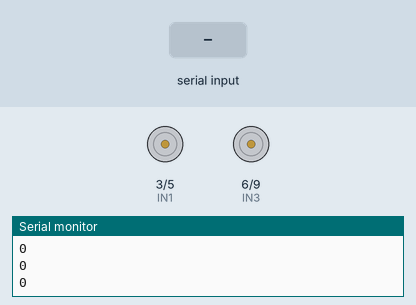
Recording of a sketch running on a simulated Arduino Uno, built with avr-gcc and run on an emulated ATmega328P. Shown: motor-driver pin pairs drawn as motors (green arrow = first pin HIGH = forward, orange = second pin HIGH = backward, longer = more drive), the last lines printed to the serial monitor. The test bench sets the inputs (shaded band).

Above: at 1.2 s.
1.3 s: "forward" received over the second serial link
At 1.48 s:
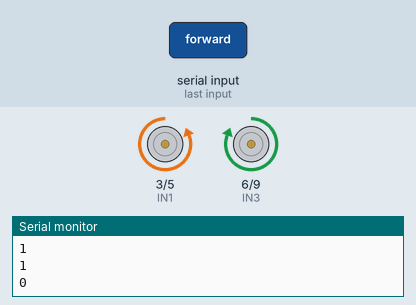
3.0 s: "s" received over the second serial link
At 3.12 s:
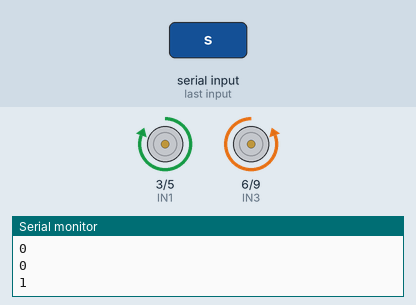
4.6 s: "right" received over the second serial link
At 4.78 s:
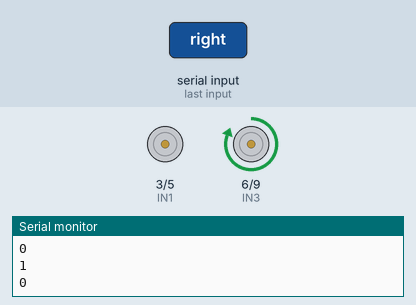
6.3 s: "left" received over the second serial link
At 6.44 s:
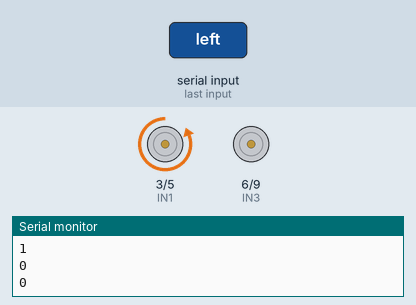
Timing chart, 0 to 9.0 s (numbered marks = the images above; inputs shaded):
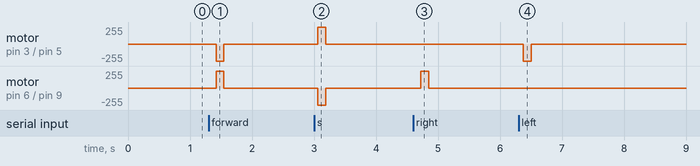

The sketch:

bluetooth_tank_UNO_NANO.ino
```cpp
/** Created by Kaan Göksal
 * 4/4/2016
 * This code is used to control a rc vehicle with
 * L298N + HC06 + Arduino Nano/UNO
 *
 * Kaan Göksal yazmıştır bu kodu.
 * 4 Nisan 2016
 * Bu kod uzaktan kumandalı bir aracı kontrol eder.
 * L298N + HC06 + Arduino Uno ve Nano ile uyumludur!
 * Serial.print ifadeleri debugging için kullanılmaktadır, silebilirsiniz.
 *
 *
 */
#include <SoftwareSerial.h>

int IN1 = 3;
int IN2 = 5;
int IN3 = 6;
int IN4 = 9;

SoftwareSerial mySerial(2, 4); // RX, TX

void setup()
{

  Serial.begin(9600);
  mySerial.begin(9600);

 pinMode(IN1, OUTPUT);  //right motor
 pinMode(IN2, OUTPUT);
 pinMode(IN3, OUTPUT);
 pinMode(IN4, OUTPUT);  //left motor


}

void loop()
{
  String input = "";
  Serial.println("program start");

     digitalWrite(IN1, LOW);
     digitalWrite(IN2, LOW);
     digitalWrite(IN3, LOW);
     digitalWrite(IN4, LOW);


   while (mySerial.available() > 0)
  {
    input += (char)mySerial.read();
    delay(5);
  }

  Serial.println(input);


  if(input.indexOf("forward") > -1 || input.indexOf("w") > -1)
  {
       Serial.println("forward");

      digitalWrite(IN1, LOW);
      digitalWrite(IN2, HIGH);    //left motor back

      digitalWrite(IN3, HIGH);
      digitalWrite(IN4, LOW);     //right motor back


  }
  else if(input.indexOf("backward") > -1 || input.indexOf("s") > -1)
  {
        Serial.println("backward");


        digitalWrite(IN1, HIGH);   //Right Motor Go Forward
        digitalWrite(IN2, LOW);

        digitalWrite(IN3, LOW);
        digitalWrite(IN4, HIGH);
  }

   else if(input.indexOf("right") > -1 || input.indexOf("d") > -1)
  {
  Serial.println("right");


   digitalWrite(IN3, HIGH);
   digitalWrite(IN4, LOW);

  }
   else if(input.indexOf("left") > -1 || input.indexOf("a") > -1)
  {
    Serial.println("left");


   digitalWrite(IN1, LOW);   //Right Motor Go Forward
  digitalWrite(IN2, HIGH);
  }


 Serial.println(digitalRead(IN1));
 Serial.println(digitalRead(IN2));
 Serial.println(digitalRead(IN3));
 Serial.println(digitalRead(IN4));
  delay(125);
}
```

Measured:
- after the input at 1.3 s, motor on pin 3 (IN1) / pin 5 (IN2): stopped → backward 255/255 after 0.12 s, → stopped 0.13 s later; motor on pin 6 (IN3) / pin 9 (IN4): stopped → forward 255/255 after 0.12 s, → stopped 0.13 s later
- after the input at 3.0 s, motor on pin 3 (IN1) / pin 5 (IN2): stopped → forward 255/255 after 0.06 s, → stopped 0.13 s later; motor on pin 6 (IN3) / pin 9 (IN4): stopped → backward 255/255 after 0.06 s, → stopped 0.13 s later
- after the input at 4.6 s, motor on pin 6 (IN3) / pin 9 (IN4): stopped → forward 255/255 after 0.12 s, → stopped 0.13 s later
- after the input at 6.3 s, motor on pin 3 (IN1) / pin 5 (IN2): stopped → backward 255/255 after 0.08 s, → stopped 0.13 s later
